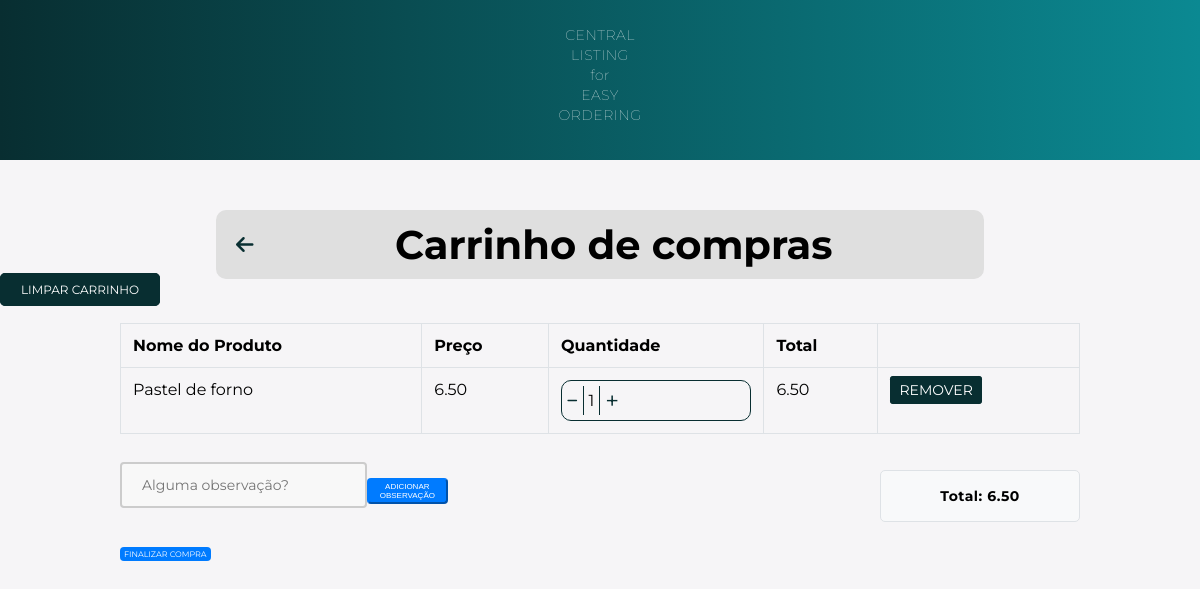
The app's page /cart/ (signed in), older data.
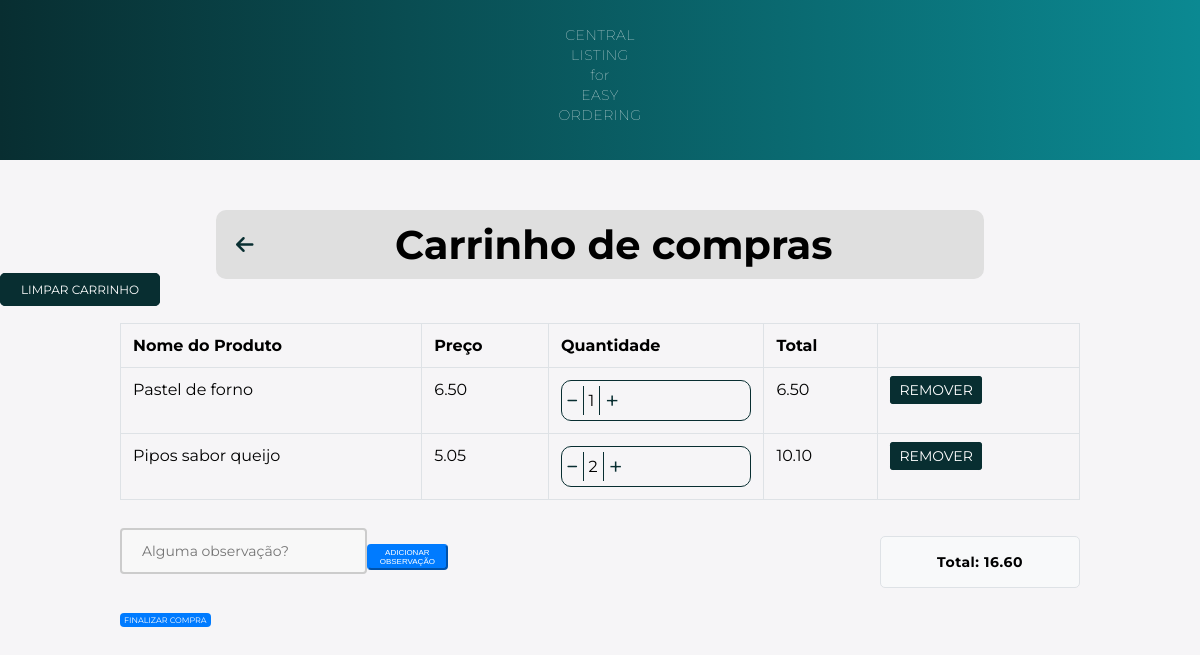
The same page, newer data.
### main/models.py (models this page shows, shortened)
class Cart(models.Model):
    user = models.ForeignKey(User, on_delete=models.CASCADE)
    product = models.ForeignKey(FoodProduct, on_delete=models.CASCADE)
    quantity = models.PositiveBigIntegerField(default=1)

class FoodProduct(models.Model):
    name = models.CharField(max_length=255)
    price = models.DecimalField(max_digits=10, decimal_places=2)
    image = models.ImageField(upload_to='static/food_products/', default="static/food_products/default")
    description = models.TextField()
    ingredients = models.ManyToManyField(Ingredients, blank=True)

### main/views.py (the view)
# urls.py: path('cart/', views.cart, name='cart'),
@login_required(login_url='login')
def cart(request):
    cart_items = Cart.objects.filter(user=request.user)
    cart_items_total = []
    for item in cart_items:
        total = item.product.price * item.quantity
        cart_items_total.append((item, total))
    cart_total = sum([total for _, total in cart_items_total])
    if request.method == "POST":
        form = CartForm(request.POST)
        if form.is_valid():
            obs = form.cleaned_data["text_box_obs"]
            request.session["cart_obs"] = obs
            return redirect('cart')
    else:
        form = CartForm()
    context = {
        'cart_items_total': cart_items_total,
        'cart_total': cart_total,
        'form': form,
    }
    return render(request, 'cart.html', context)

### main/forms.py
class CartForm(forms.Form):
    text_box_obs = forms.CharField(widget=forms.Textarea(attrs={'rows': 4, 'placeholder': 'Alguma observação?'}), required=False)

### templates/cart.html (shortened to what this page needs)
{% load static %}
<!DOCTYPE html>
<html>
<head>
    <link rel="stylesheet" type="text/css" href="{% static './css/cart.css' %}">
    <link rel="stylesheet" href="https://cdnjs.cloudflare.com/ajax/libs/font-awesome/6.4.0/css/all.min.css" />
</head>
<body>
    <nav>
        <p>CENTRAL<br>LISTING<br>for<br>EASY<br>ORDERING</p>
    </nav>
    <div class="container">
        <div class="top-bar">
            <a href="{% url 'home' %}" class="back-to-home">
                <i class="fas fa-arrow-left"></i>
            </a>
            <h1 class="top-bar-title">Carrinho de compras</h1>
        </div>
    </div>
    <a href="{% url 'clear_cart' %}" class="btn btn-danger clear-cart-btn" name="clearCart">Limpar carrinho</a>
    <div class="container">
        <div class="row">
            <div class="col-12">
                {% if cart_items_total %}
                <div class="table-container">
                <table class="table table-bordered">
                    <thead>
                        <tr>
                            <th>Nome do Produto</th>
                            <th>Preço</th>
                            <th>Quantidade</th>
                            <th>Total</th>
                            <th></th>
                        </tr>
                    </thead>
                    <tbody>
                        {% for item, total in cart_items_total %}
                        <tr>
                            <td>{{ item.product.name }}</td>
                            <td>{{ item.product.price }}</td>
                            <td>
                                <div class="quantity-box">
                                    <a href="{% url 'decrement_quantity' item.product.id %}" class="fa-sharp fa-solid fa-minus btn-sm minus-link" style="text-decoration: none" name="decreaseCart"></a>
                                    <span class="quantity-number">{{ item.quantity }}</span>
                                    <a href="{% url 'increment_quantity' item.product.id %}" class="fa-light fa-plus btn-sm plus-link" style="text-decoration: none" name="increaseCart"></a>
                                </div>
                            </td>
                            <td>{{ total }}</td>
                            <td>
                                <a href="{% url 'remove_from_cart' item.product.id %}" class="btn btn-danger btn-sm" name="removeCart">Remover</a>
                            </td>
                        </tr>
                        {% endfor %}
                    </tbody>
                </table>
            </div>
            {% if cart_items_total %}
                <div class="bottom-container">
                    <form method="post">
                        <div class="observation-container">
                            <input type="text" name="{{ form.text_box_obs.name }}" class="observation-box" placeholder="Alguma observação?"/>
                            <div class="add-observation-btn-container">
                                <button type="submit" class="btn btn-primary" name="obsCartBtn">Adicionar observação</button>
                            </div>
                        </div>
                    </form>
                    <div class="total-box">
                        <p class="total-text">Total: {{ cart_total }}</p>
                    </div>
                </div>
            {% endif %}
                {% else %}
                <div class="empty-cart-message">
                    <p>Seu carrinho está vazio. <a href="{% url 'home' %}">Continue comprando</a>.</p>
                </div>
                {% endif %}
                <div>
                    <a href="{% url 'generate_qr_code' %}" class="btn btn-primary">Finalizar Compra</a>
            </div>
        </div>
    </div>
</body>
</html>

Row changes from the older to the newer data that the page shows:
added Cart: product.name "Pipos sabor queijo", product.price "5.05", quantity "2", total "10.10"
Text that changed along with them:
{{ cart_total }}: "6.50" → "16.60"
